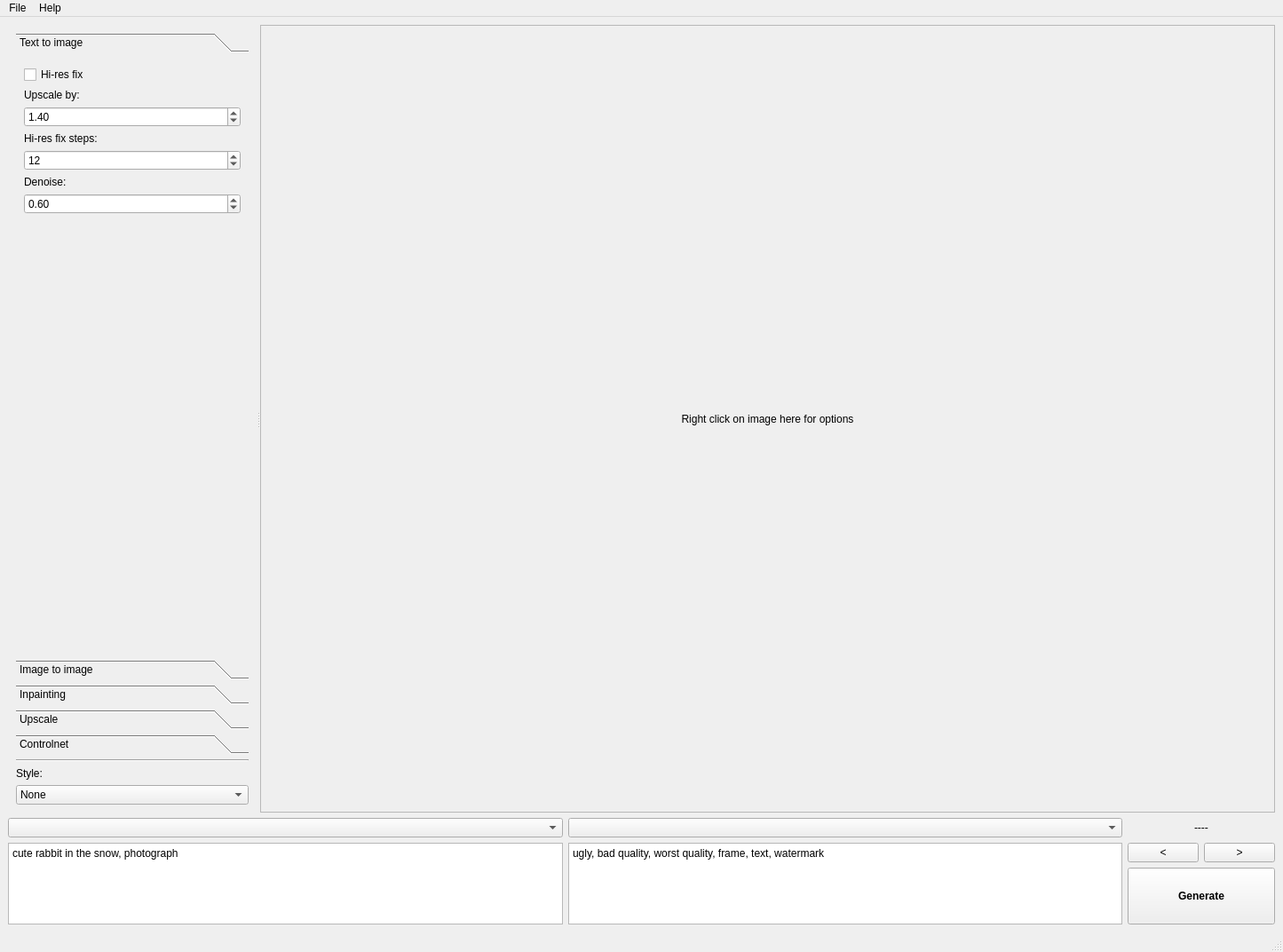
<?xml version="1.0" encoding="UTF-8"?>
<ui version="4.0">
 <class>MainWindow</class>
 <widget class="QMainWindow" name="MainWindow">
  <property name="geometry">
   <rect>
    <x>0</x>
    <y>0</y>
    <width>1445</width>
    <height>1072</height>
   </rect>
  </property>
  <property name="windowTitle">
   <string>SnugQt</string>
  </property>
  <widget class="QWidget" name="centralwidget">
   <layout class="QGridLayout" name="gridLayout_2">
    <item row="1" column="0">
     <widget class="QComboBox" name="promptHistoryCombo">
      <property name="toolTip">
       <string>Prompt history</string>
      </property>
     </widget>
    </item>
    <item row="1" column="1">
     <widget class="QComboBox" name="negPromptHistoryCombo">
      <property name="toolTip">
       <string>Negative prompt history</string>
      </property>
     </widget>
    </item>
    <item row="1" column="2" colspan="2" alignment="Qt::AlignHCenter">
     <widget class="QLabel" name="imgDisplayIndex">
      <property name="toolTip">
       <string>Image index</string>
      </property>
      <property name="text">
       <string>----</string>
      </property>
     </widget>
    </item>
    <item row="2" column="0" rowspan="2">
     <widget class="QPlainTextEdit" name="promptLine">
      <property name="toolTip">
       <string>Enter the prompt here</string>
      </property>
      <property name="plainText">
       <string>cute rabbit in the snow, photograph</string>
      </property>
      <property name="placeholderText">
       <string>Prompt</string>
      </property>
     </widget>
    </item>
    <item row="2" column="1" rowspan="2">
     <widget class="QPlainTextEdit" name="negPromptLine">
      <property name="toolTip">
       <string>Enter negative prompt here</string>
      </property>
      <property name="plainText">
       <string>ugly, bad quality, worst quality, frame, text, watermark</string>
      </property>
      <property name="placeholderText">
       <string>Negative prompt</string>
      </property>
     </widget>
    </item>
    <item row="2" column="2">
     <widget class="QPushButton" name="previousImgButton">
      <property name="toolTip">
       <string>Previous image</string>
      </property>
      <property name="text">
       <string>&lt;</string>
      </property>
      <property name="shortcut">
       <string>Left</string>
      </property>
     </widget>
    </item>
    <item row="2" column="3">
     <widget class="QPushButton" name="nextImgButton">
      <property name="toolTip">
       <string>Next image</string>
      </property>
      <property name="text">
       <string>&gt;</string>
      </property>
      <property name="shortcut">
       <string>Right</string>
      </property>
     </widget>
    </item>
    <item row="0" column="0" colspan="4">
     <widget class="QSplitter" name="splitter">
      <property name="orientation">
       <enum>Qt::Horizontal</enum>
      </property>
      <widget class="QFrame" name="frame">
       <property name="maximumSize">
        <size>
         <width>280</width>
         <height>16777215</height>
        </size>
       </property>
       <layout class="QGridLayout" name="gridLayout_6">
        <item row="1" column="0">
         <widget class="Line" name="line">
          <property name="orientation">
           <enum>Qt::Horizontal</enum>
          </property>
         </widget>
        </item>
        <item row="3" column="0">
         <widget class="QComboBox" name="promptStyleCombo">
          <property name="minimumSize">
           <size>
            <width>168</width>
            <height>0</height>
           </size>
          </property>
          <property name="toolTip">
           <string>Apply style to prompt. Negative prompt is overridden</string>
          </property>
          <property name="insertPolicy">
           <enum>QComboBox::InsertAlphabetically</enum>
          </property>
          <item>
           <property name="text">
            <string>None</string>
           </property>
          </item>
          <item>
           <property name="text">
            <string>Enhance</string>
           </property>
          </item>
          <item>
           <property name="text">
            <string>Anime</string>
           </property>
          </item>
          <item>
           <property name="text">
            <string>Photographic</string>
           </property>
          </item>
          <item>
           <property name="text">
            <string>Digital art</string>
           </property>
          </item>
          <item>
           <property name="text">
            <string>Fantasy art</string>
           </property>
          </item>
          <item>
           <property name="text">
            <string>Analog film</string>
           </property>
          </item>
          <item>
           <property name="text">
            <string>Line art</string>
           </property>
          </item>
          <item>
           <property name="text">
            <string>Cinematic</string>
           </property>
          </item>
          <item>
           <property name="text">
            <string>3D Model</string>
           </property>
          </item>
          <item>
           <property name="text">
            <string>Pixel art</string>
           </property>
          </item>
          <item>
           <property name="text">
            <string>Art: Hyperrealism</string>
           </property>
          </item>
          <item>
           <property name="text">
            <string>Art: Impressionism</string>
           </property>
          </item>
          <item>
           <property name="text">
            <string>Art: Renaissance</string>
           </property>
          </item>
          <item>
           <property name="text">
            <string>Art: Steampunk</string>
           </property>
          </item>
          <item>
           <property name="text">
            <string>Art: Watercolor</string>
           </property>
          </item>
          <item>
           <property name="text">
            <string>Genre: Futuristic</string>
           </property>
          </item>
          <item>
           <property name="text">
            <string>Genre: Sci-fi</string>
           </property>
          </item>
          <item>
           <property name="text">
            <string>Genre: Vaporwave</string>
           </property>
          </item>
         </widget>
        </item>
        <item row="2" column="0">
         <widget class="QLabel" name="label_6">
          <property name="text">
           <string>Style:</string>
          </property>
         </widget>
        </item>
        <item row="0" column="0">
         <widget class="QToolBox" name="tabWidget">
          <property name="sizePolicy">
           <sizepolicy hsizetype="Preferred" vsizetype="Preferred">
            <horstretch>0</horstretch>
            <verstretch>0</verstretch>
           </sizepolicy>
          </property>
          <widget class="QWidget" name="txt2imgTab">
           <property name="geometry">
            <rect>
             <x>0</x>
             <y>0</y>
             <width>262</width>
             <height>645</height>
            </rect>
           </property>
           <attribute name="label">
            <string>Text to image</string>
           </attribute>
           <layout class="QGridLayout" name="gridLayout">
            <item row="0" column="0">
             <widget class="QCheckBox" name="hiresFixCheck">
              <property name="toolTip">
               <string>Enable hi-res fix</string>
              </property>
              <property name="text">
               <string>Hi-res fix</string>
              </property>
             </widget>
            </item>
            <item row="3" column="0">
             <widget class="QLabel" name="label_13">
              <property name="text">
               <string>Hi-res fix steps:</string>
              </property>
             </widget>
            </item>
            <item row="6" column="0">
             <widget class="QDoubleSpinBox" name="hiresfixDenoiseSpin">
              <property name="maximum">
               <double>1.000000000000000</double>
              </property>
              <property name="singleStep">
               <double>0.050000000000000</double>
              </property>
              <property name="value">
               <double>0.600000000000000</double>
              </property>
             </widget>
            </item>
            <item row="1" column="0">
             <widget class="QLabel" name="label_2">
              <property name="text">
               <string>Upscale by:</string>
              </property>
             </widget>
            </item>
            <item row="8" column="0">
             <spacer name="verticalSpacer">
              <property name="orientation">
               <enum>Qt::Vertical</enum>
              </property>
              <property name="sizeHint" stdset="0">
               <size>
                <width>20</width>
                <height>479</height>
               </size>
              </property>
             </spacer>
            </item>
            <item row="5" column="0">
             <widget class="QLabel" name="label">
              <property name="text">
               <string>Denoise:</string>
              </property>
             </widget>
            </item>
            <item row="4" column="0">
             <widget class="QSpinBox" name="hiresfixStepsValue">
              <property name="minimum">
               <number>1</number>
              </property>
              <property name="maximum">
               <number>256</number>
              </property>
              <property name="value">
               <number>12</number>
              </property>
             </widget>
            </item>
            <item row="2" column="0">
             <widget class="QDoubleSpinBox" name="hiresfixScaleByValue">
              <property name="toolTip">
               <string>Factor to scale hires-fix image by</string>
              </property>
              <property name="decimals">
               <number>2</number>
              </property>
              <property name="minimum">
               <double>1.000000000000000</double>
              </property>
              <property name="maximum">
               <double>4.000000000000000</double>
              </property>
              <property name="singleStep">
               <double>0.050000000000000</double>
              </property>
              <property name="value">
               <double>1.400000000000000</double>
              </property>
             </widget>
            </item>
           </layout>
          </widget>
          <widget class="QWidget" name="img2imgTab">
           <property name="geometry">
            <rect>
             <x>0</x>
             <y>0</y>
             <width>262</width>
             <height>645</height>
            </rect>
           </property>
           <attribute name="label">
            <string>Image to image</string>
           </attribute>
           <layout class="QGridLayout" name="gridLayout_3">
            <item row="5" column="0" colspan="2">
             <spacer name="verticalSpacer_2">
              <property name="orientation">
               <enum>Qt::Vertical</enum>
              </property>
              <property name="sizeHint" stdset="0">
               <size>
                <width>20</width>
                <height>40</height>
               </size>
              </property>
             </spacer>
            </item>
            <item row="3" column="0">
             <widget class="QLabel" name="label_29">
              <property name="text">
               <string>Denoise strength:</string>
              </property>
             </widget>
            </item>
            <item row="0" column="0">
             <widget class="QLabel" name="label_3">
              <property name="text">
               <string>Image:</string>
              </property>
             </widget>
            </item>
            <item row="1" column="1">
             <widget class="QToolButton" name="img2imgLoadButton">
              <property name="text">
               <string>...</string>
              </property>
             </widget>
            </item>
            <item row="1" column="0">
             <widget class="QLineEdit" name="img2imgLoadLine"/>
            </item>
            <item row="4" column="0" colspan="2">
             <widget class="QDoubleSpinBox" name="img2imgDenoiseSpin">
              <property name="toolTip">
               <string>Denoising strength. Higher value = less like starting image</string>
              </property>
              <property name="maximum">
               <double>1.000000000000000</double>
              </property>
              <property name="singleStep">
               <double>0.050000000000000</double>
              </property>
              <property name="value">
               <double>0.700000000000000</double>
              </property>
             </widget>
            </item>
           </layout>
          </widget>
          <widget class="QWidget" name="inpaintTab">
           <property name="geometry">
            <rect>
             <x>0</x>
             <y>0</y>
             <width>262</width>
             <height>645</height>
            </rect>
           </property>
           <attribute name="label">
            <string>Inpainting</string>
           </attribute>
           <layout class="QGridLayout" name="gridLayout_4">
            <item row="10" column="1">
             <widget class="QSpinBox" name="outpaintRSpin">
              <property name="minimum">
               <number>0</number>
              </property>
              <property name="maximum">
               <number>1024</number>
              </property>
              <property name="singleStep">
               <number>16</number>
              </property>
              <property name="value">
               <number>128</number>
              </property>
             </widget>
            </item>
            <item row="0" column="0" rowspan="4">
             <widget class="QLabel" name="label_4">
              <property name="text">
               <string>Image:</string>
              </property>
             </widget>
            </item>
            <item row="12" column="1">
             <widget class="QSpinBox" name="outpaintUSpin">
              <property name="minimum">
               <number>0</number>
              </property>
              <property name="maximum">
               <number>1024</number>
              </property>
              <property name="singleStep">
               <number>16</number>
              </property>
              <property name="value">
               <number>0</number>
              </property>
             </widget>
            </item>
            <item row="4" column="2">
             <widget class="QToolButton" name="inpaintLoadButton">
              <property name="text">
               <string>...</string>
              </property>
             </widget>
            </item>
            <item row="10" column="0">
             <widget class="QLabel" name="label_7">
              <property name="text">
               <string>Right:</string>
              </property>
             </widget>
            </item>
            <item row="14" column="0" colspan="2">
             <spacer name="verticalSpacer_3">
              <property name="orientation">
               <enum>Qt::Vertical</enum>
              </property>
              <property name="sizeHint" stdset="0">
               <size>
                <width>20</width>
                <height>40</height>
               </size>
              </property>
             </spacer>
            </item>
            <item row="11" column="0">
             <widget class="QLabel" name="label_8">
              <property name="text">
               <string>Left:</string>
              </property>
             </widget>
            </item>
            <item row="5" column="0">
             <widget class="QLabel" name="label_26">
              <property name="text">
               <string>Denoise strength:</string>
              </property>
             </widget>
            </item>
            <item row="8" column="0" colspan="3">
             <widget class="Line" name="line_2">
              <property name="orientation">
               <enum>Qt::Horizontal</enum>
              </property>
             </widget>
            </item>
            <item row="4" column="0" colspan="2">
             <widget class="QLineEdit" name="inpaintLoadLine"/>
            </item>
            <item row="12" column="0">
             <widget class="QLabel" name="label_9">
              <property name="text">
               <string>Up:</string>
              </property>
             </widget>
            </item>
            <item row="13" column="1">
             <widget class="QSpinBox" name="outpaintDSpin">
              <property name="minimum">
               <number>0</number>
              </property>
              <property name="maximum">
               <number>1024</number>
              </property>
              <property name="singleStep">
               <number>16</number>
              </property>
              <property name="value">
               <number>0</number>
              </property>
             </widget>
            </item>
            <item row="11" column="1">
             <widget class="QSpinBox" name="outpaintLSpin">
              <property name="minimum">
               <number>0</number>
              </property>
              <property name="maximum">
               <number>1024</number>
              </property>
              <property name="singleStep">
               <number>16</number>
              </property>
              <property name="value">
               <number>0</number>
              </property>
             </widget>
            </item>
            <item row="13" column="0">
             <widget class="QLabel" name="label_10">
              <property name="text">
               <string>Down:</string>
              </property>
             </widget>
            </item>
            <item row="9" column="0">
             <widget class="QCheckBox" name="outpaintCheck">
              <property name="toolTip">
               <string>Enalble outpainting</string>
              </property>
              <property name="text">
               <string>Outpaint</string>
              </property>
             </widget>
            </item>
            <item row="7" column="0" colspan="2">
             <widget class="QPushButton" name="inpaintMaskEditorButton">
              <property name="toolTip">
               <string>Open editor to create a masked image for inpainting</string>
              </property>
              <property name="text">
               <string>Inpaint mask editor</string>
              </property>
             </widget>
            </item>
            <item row="6" column="0" colspan="2">
             <widget class="QDoubleSpinBox" name="inpaintDenoiseSpin">
              <property name="toolTip">
               <string>Denoising strength. Higher value = less like starting image</string>
              </property>
              <property name="maximum">
               <double>1.000000000000000</double>
              </property>
              <property name="singleStep">
               <double>0.050000000000000</double>
              </property>
              <property name="value">
               <double>0.900000000000000</double>
              </property>
             </widget>
            </item>
           </layout>
          </widget>
          <widget class="QWidget" name="upscaleTab">
           <property name="geometry">
            <rect>
             <x>0</x>
             <y>0</y>
             <width>262</width>
             <height>645</height>
            </rect>
           </property>
           <attribute name="label">
            <string>Upscale</string>
           </attribute>
           <layout class="QGridLayout" name="gridLayout_5">
            <item row="4" column="0">
             <spacer name="verticalSpacer_4">
              <property name="orientation">
               <enum>Qt::Vertical</enum>
              </property>
              <property name="sizeHint" stdset="0">
               <size>
                <width>20</width>
                <height>40</height>
               </size>
              </property>
             </spacer>
            </item>
            <item row="1" column="0">
             <widget class="QLineEdit" name="upscaleLoadLine"/>
            </item>
            <item row="2" column="0">
             <widget class="QCheckBox" name="upscaleDownscaleCheck">
              <property name="text">
               <string>Downscale to:</string>
              </property>
             </widget>
            </item>
            <item row="0" column="0">
             <widget class="QLabel" name="label_5">
              <property name="text">
               <string>Image:</string>
              </property>
             </widget>
            </item>
            <item row="3" column="0" colspan="2">
             <widget class="QSpinBox" name="upscaleSpin">
              <property name="suffix">
               <string>%</string>
              </property>
              <property name="minimum">
               <number>1</number>
              </property>
              <property name="value">
               <number>50</number>
              </property>
             </widget>
            </item>
            <item row="1" column="1">
             <widget class="QToolButton" name="upscaleLoadButton">
              <property name="text">
               <string>...</string>
              </property>
             </widget>
            </item>
           </layout>
          </widget>
          <widget class="QWidget" name="controlnetTab">
           <property name="geometry">
            <rect>
             <x>0</x>
             <y>0</y>
             <width>262</width>
             <height>645</height>
            </rect>
           </property>
           <attribute name="label">
            <string>Controlnet</string>
           </attribute>
           <layout class="QGridLayout" name="gridLayout_7">
            <item row="4" column="0">
             <spacer name="verticalSpacer_5">
              <property name="orientation">
               <enum>Qt::Vertical</enum>
              </property>
              <property name="sizeHint" stdset="0">
               <size>
                <width>20</width>
                <height>40</height>
               </size>
              </property>
             </spacer>
            </item>
            <item row="1" column="0" colspan="2">
             <widget class="QComboBox" name="controlnetModelCombo"/>
            </item>
            <item row="3" column="1">
             <widget class="QToolButton" name="controlnetLoadButton">
              <property name="text">
               <string>...</string>
              </property>
             </widget>
            </item>
            <item row="3" column="0">
             <widget class="QLineEdit" name="controlnetLoadLine"/>
            </item>
            <item row="0" column="0">
             <widget class="QLabel" name="label_12">
              <property name="text">
               <string>Controlnet model:</string>
              </property>
             </widget>
            </item>
            <item row="2" column="0">
             <widget class="QLabel" name="label_11">
              <property name="text">
               <string>Source image:</string>
              </property>
             </widget>
            </item>
           </layout>
          </widget>
         </widget>
        </item>
       </layout>
      </widget>
      <widget class="QScrollArea" name="scrollArea">
       <property name="widgetResizable">
        <bool>true</bool>
       </property>
       <widget class="QWidget" name="scrollAreaWidgetContents_2">
        <property name="geometry">
         <rect>
          <x>0</x>
          <y>0</y>
          <width>1140</width>
          <height>877</height>
         </rect>
        </property>
        <layout class="QVBoxLayout" name="verticalLayout">
         <item>
          <widget class="QLabel" name="imageView">
           <property name="contextMenuPolicy">
            <enum>Qt::CustomContextMenu</enum>
           </property>
           <property name="text">
            <string>Right click on image here for options</string>
           </property>
           <property name="alignment">
            <set>Qt::AlignCenter</set>
           </property>
          </widget>
         </item>
        </layout>
       </widget>
      </widget>
     </widget>
    </item>
    <item row="3" column="2" colspan="2">
     <widget class="QPushButton" name="generateButton">
      <property name="minimumSize">
       <size>
        <width>0</width>
        <height>64</height>
       </size>
      </property>
      <property name="font">
       <font>
        <bold>true</bold>
       </font>
      </property>
      <property name="toolTip">
       <string>Generate images</string>
      </property>
      <property name="text">
       <string>Generate</string>
      </property>
      <property name="shortcut">
       <string>Ctrl+Return</string>
      </property>
     </widget>
    </item>
   </layout>
  </widget>
  <widget class="QMenuBar" name="menubar">
   <property name="geometry">
    <rect>
     <x>0</x>
     <y>0</y>
     <width>1445</width>
     <height>23</height>
    </rect>
   </property>
   <widget class="QMenu" name="menuFile">
    <property name="title">
     <string>File</string>
    </property>
    <addaction name="actionSettings"/>
    <addaction name="separator"/>
    <addaction name="actionExit"/>
   </widget>
   <widget class="QMenu" name="menuHelp">
    <property name="title">
     <string>Help</string>
    </property>
    <addaction name="actionAbout"/>
   </widget>
   <addaction name="menuFile"/>
   <addaction name="menuHelp"/>
  </widget>
  <widget class="QStatusBar" name="statusbar"/>
  <action name="actionSettings">
   <property name="text">
    <string>Settings</string>
   </property>
  </action>
  <action name="actionExit">
   <property name="text">
    <string>Exit</string>
   </property>
  </action>
  <action name="actionAbout">
   <property name="text">
    <string>About</string>
   </property>
  </action>
  <action name="actionInpaint">
   <property name="text">
    <string>Inpaint</string>
   </property>
  </action>
 </widget>
 <tabstops>
  <tabstop>promptHistoryCombo</tabstop>
  <tabstop>negPromptHistoryCombo</tabstop>
  <tabstop>promptLine</tabstop>
  <tabstop>negPromptLine</tabstop>
  <tabstop>previousImgButton</tabstop>
  <tabstop>nextImgButton</tabstop>
  <tabstop>generateButton</tabstop>
 </tabstops>
 <resources/>
 <connections/>
</ui>
